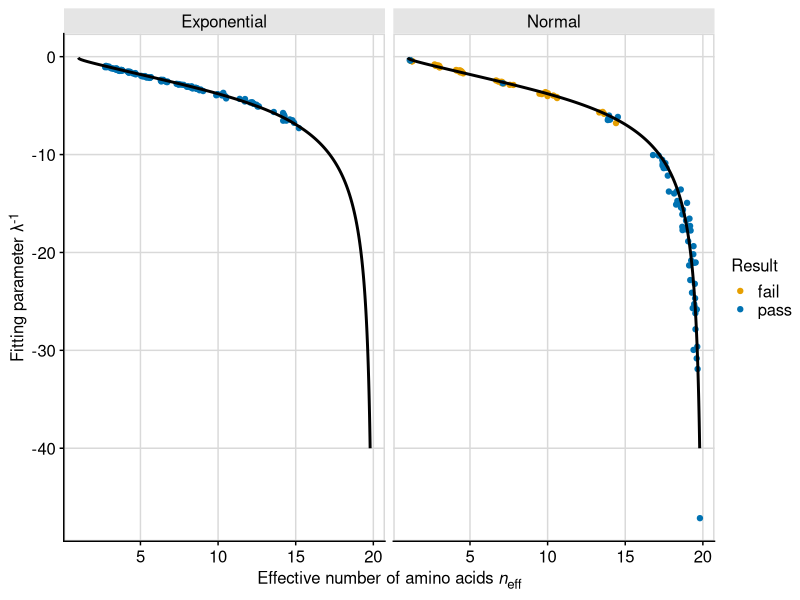

Recreate this plot in R.
## ---- chunk 1
knitr::opts_chunk$set(echo = TRUE)
## ---- chunk 2
library(tidyverse)
library(stringr)
library(cowplot)
library(broom)
library(ggtext)
theme_set(theme_cowplot())

## ---- chunk 3
###### exponential ######
# generate data into tidy_align df
# correct method: multinomial with expo prob function
# p(k)=ce^(-lambda*k)
# rmultinom(10, 500, exp(-1*(0:19)))
# range of lambda, range of eff n
# 10 sites with 500 aa counts
null_exp0 <- data.frame(t(rmultinom(10, 500, exp(-1*(0:19))))) 
null_exp1 <- data.frame(t(rmultinom(10, 500, exp(-0.83*(0:19)))))
null_exp2 <- data.frame(t(rmultinom(10, 500, exp(-0.75*(0:19)))))
null_exp3 <- data.frame(t(rmultinom(10, 500, exp(-0.63*(0:19)))))
null_exp4 <- data.frame(t(rmultinom(10, 500, exp(-0.5*(0:19)))))
null_exp5 <- data.frame(t(rmultinom(10, 500, exp(-0.42*(0:19)))))
null_exp6 <- data.frame(t(rmultinom(10, 500, exp(-0.35*(0:19)))))
null_exp7 <- data.frame(t(rmultinom(10, 500, exp(-0.3*(0:19)))))
null_exp8 <- data.frame(t(rmultinom(10, 500, exp(-0.25*(0:19)))))
null_exp9 <- data.frame(t(rmultinom(10, 500, exp(-0.2*(0:19)))))
null_exp10 <- data.frame(t(rmultinom(10, 500, exp(-0.15*(0:19)))))

full_join(null_exp0, null_exp1) %>% full_join(., null_exp2) %>% 
  full_join(., null_exp3) %>% full_join(., null_exp4) %>% 
  full_join(., null_exp5) %>% full_join(., null_exp6) %>%
  full_join(., null_exp7) %>% full_join(., null_exp8) %>% 
  full_join(., null_exp9) %>% full_join(., null_exp10) -> null_exp

rm(null_exp0, null_exp1, null_exp2, null_exp3, null_exp4, null_exp5,
   null_exp6, null_exp7, null_exp8, null_exp9, null_exp10)

# recreate all_count df (site, aa, count)
null_exp %>% 
  mutate(site = seq(1:nrow(null_exp))) %>% 
  pivot_longer(-site, names_to = "aa", values_to = "count") -> all_count_exp

###### normal dist ######
# correct method: multinomial with normal prob function
# p(k)=ce^(-(k-10)^2/(sigma^2))
# range of sigman, range of neff
# 10 sites with 500 aa counts
null_nrm0 <- data.frame(t(rmultinom(10, 500, exp(-1*((0:19)-10)^2/(0.5^2))))) 
null_nrm1 <- data.frame(t(rmultinom(10, 500, exp(-1*((0:19)-10)^2/(1^2)))))
null_nrm2 <- data.frame(t(rmultinom(10, 500, exp(-1*((0:19)-10)^2/(1.5^2)))))
null_nrm3 <- data.frame(t(rmultinom(10, 500, exp(-1*((0:19)-10)^2/(2.5^2)))))
null_nrm4 <- data.frame(t(rmultinom(10, 500, exp(-1*((0:19)-10)^2/(3.5^2)))))
null_nrm5 <- data.frame(t(rmultinom(10, 500, exp(-1*((0:19)-10)^2/(5^2)))))
null_nrm6 <- data.frame(t(rmultinom(10, 500, exp(-1*((0:19)-10)^2/(7^2)))))
null_nrm7 <- data.frame(t(rmultinom(10, 500, exp(-1*((0:19)-10)^2/(9^2)))))
null_nrm8 <- data.frame(t(rmultinom(10, 500, exp(-1*((0:19)-10)^2/(11.5^2)))))
null_nrm9 <- data.frame(t(rmultinom(10, 500, exp(-1*((0:19)-10)^2/(13.5^2)))))
null_nrm10 <- data.frame(t(rmultinom(10, 500, exp(-1*((0:19)-10)^2/(15^2)))))

full_join(null_nrm0, null_nrm1) %>% full_join(., null_nrm2) %>% 
  full_join(., null_nrm3) %>% full_join(., null_nrm4) %>% 
  full_join(., null_nrm5) %>% full_join(., null_nrm6) %>% 
  full_join(., null_nrm7) %>% full_join(., null_nrm8) %>% 
  full_join(., null_nrm9) %>% full_join(., null_nrm10) -> null_nrm

rm(null_nrm0, null_nrm1, null_nrm2, null_nrm3, null_nrm4, null_nrm5,
   null_nrm6, null_nrm7, null_nrm8, null_nrm9, null_nrm10)

null_nrm %>% 
  mutate(site = seq(1:nrow(null_nrm))) %>% 
  pivot_longer(-site, names_to = "aa", values_to = "count") -> all_count_nrm


## ---- chunk 4
# USING ONLY OBSERVED AA
# order aa by relative frequency
all_count_exp %>%
  arrange(all_count_exp$site, desc(count)) -> ordered_count_exp
all_count_nrm %>%
  arrange(all_count_nrm$site, desc(count)) -> ordered_count_nrm

# make the categorical variable (aa) numerical (k) by numbering aa's 1-20 in order of freq
ordered_count_exp %>%
  group_by(site) %>%
  mutate(k = as.numeric(0:19)) -> ordered_count_exp
ordered_count_nrm %>%
  group_by(site) %>%
  mutate(k = as.numeric(0:19)) -> ordered_count_nrm

# remove aa with zero values
ordered_count_exp %>%
  filter(count > 0) -> observed_aa_exp
ordered_count_nrm %>%
  filter(count > 0) -> observed_aa_nrm

# count relative to most frequent - rescale to 1 for highly conserved sites
observed_aa_exp %>%
  group_by(site) %>%
  mutate(rel_count = count/max(count)) -> observed_aa_exp
observed_aa_nrm %>%
  group_by(site) %>%
  mutate(rel_count = count/max(count)) -> observed_aa_nrm

# log-transformed data
observed_aa_exp %>%
  mutate(ln_count = log(rel_count)) -> observed_aa_exp 
observed_aa_nrm %>%
  mutate(ln_count = log(rel_count)) -> observed_aa_nrm 

# fit to a linear function, using map and BROOM 
# SET INTERCEPT TO 0
observed_aa_exp %>% 
  nest(data = c(aa, count, k, rel_count, ln_count)) %>%
  mutate(fit = map(data, ~ lm(ln_count ~ 0 + k, data = .)),
         #intercept = map_dbl(fit, ~ (.)$coefficients[1]),
         slope = map_dbl(fit, ~ (.)$coefficients[1])) %>% 
  select(-data, -fit) -> observed_fits_exp
observed_aa_nrm %>% 
  nest(data = c(aa, count, k, rel_count, ln_count)) %>%
  mutate(fit = map(data, ~ lm(ln_count ~ 0 + k, data = .)),
         #intercept = map_dbl(fit, ~ (.)$coefficients[1]),
         slope = map_dbl(fit, ~ (.)$coefficients[1])) %>% 
  select(-data, -fit) -> observed_fits_nrm

ordered_count_exp %>% 
  left_join(observed_fits_exp, by = "site") %>%
  mutate(est_dist = exp(k*slope)) -> ordered_count_exp
ordered_count_nrm %>% 
  left_join(observed_fits_nrm, by = "site") %>%
  mutate(est_dist = exp(k*slope)) -> ordered_count_nrm

# rescale to compare w raw count
ordered_count_exp %>%
  group_by(site) %>%
  mutate(est_rel = est_dist/sum(est_dist)) %>%
  mutate(est_count = sum(count)*est_rel) -> ordered_count_exp
ordered_count_nrm %>%
  group_by(site) %>%
  mutate(est_rel = est_dist/sum(est_dist)) %>%
  mutate(est_count = sum(count)*est_rel) -> ordered_count_nrm


## ---- chunk 5
# exponential
ordered_count_exp %>% 
  nest(data = c(aa, count, k, slope, est_dist, est_rel, est_count)) %>%
  mutate(chisq = map(data, ~ sum(((.$count - .$est_count)^2)/.$est_count)),
         p_value = map_dbl(chisq, ~ pchisq(., 18, lower.tail=FALSE))) %>% 
  select(-data) %>%
  mutate(p.adjusted = p.adjust(p_value, method= "fdr")) -> chisq_results_exp

chisq_results_exp %>%
  mutate(result = "pass") -> chisq_results_exp

chisq_results_exp$result[chisq_results_exp$p.adjusted < 0.05] <- "fail"

chisq_results_exp %>% filter(result == "fail") %>% nrow()/nrow(chisq_results_exp)

# normal
ordered_count_nrm %>% 
  nest(data = c(aa, count, k, slope, est_dist, est_rel, est_count)) %>%
  mutate(chisq = map(data, ~ sum(((.$count - .$est_count)^2)/.$est_count)),
         p_value = map_dbl(chisq, ~ pchisq(., 18, lower.tail=FALSE))) %>% 
  select(-data) %>%
  mutate(p.adjusted = p.adjust(p_value, method= "fdr")) -> chisq_results_nrm

chisq_results_nrm %>%
  mutate(result = "pass") -> chisq_results_nrm

chisq_results_nrm$result[chisq_results_nrm$p.adjusted < 0.05] <- "fail"

chisq_results_nrm %>% filter(result == "fail") %>% nrow()/nrow(chisq_results_nrm)


## ---- chunk 6
# eff aa for actual distribution
observed_aa_exp %>%
  group_by(site) %>%
  mutate(frequency = (count)/sum(count)) -> site_aa_freq_exp
observed_aa_nrm %>%
  group_by(site) %>%
  mutate(frequency = (count)/sum(count)) -> site_aa_freq_nrm

site_aa_freq_exp %>% 
  mutate(flnf = frequency*log(frequency)) %>%
  group_by(site) %>% 
  summarize(entropy = -sum(flnf),
            eff_aa = exp(entropy),
            n = length(unique(aa))) -> eff_aa_all_exp
site_aa_freq_nrm %>% 
  mutate(flnf = frequency*log(frequency)) %>%
  group_by(site) %>% 
  summarize(entropy = -sum(flnf),
            eff_aa = exp(entropy),
            n = length(unique(aa))) -> eff_aa_all_nrm

# eff aa for estimated distribution
ordered_count_exp %>% 
  group_by(site) %>%
  mutate(freq = (est_count)/sum(est_count)) -> site_aa_freq_2_exp
site_aa_freq_2_exp %>% 
  mutate(flnf = freq*log(freq)) %>%
  group_by(site) %>%
  summarize(entr = -sum(flnf),
            eff_aa_est = exp(entr)) -> eff_aa_all_est_exp
ordered_count_nrm %>% 
  group_by(site) %>%
  mutate(freq = (est_count)/sum(est_count)) -> site_aa_freq_2_nrm
site_aa_freq_2_nrm %>% 
  mutate(flnf = freq*log(freq)) %>%
  group_by(site) %>%
  summarize(entr = -sum(flnf),
            eff_aa_est = exp(entr)) -> eff_aa_all_est_nrm

left_join(eff_aa_all_exp, eff_aa_all_est_exp) -> compare_eff_aa_exp
left_join(eff_aa_all_nrm, eff_aa_all_est_nrm) -> compare_eff_aa_nrm

# ggplot(compare_eff_aa_nrm, aes(x=eff_aa, y=eff_aa_est)) + 
#   geom_point() +
#   geom_abline(slope = 1, intercept = 0) + 
#   #xlim(0,16) + 
#   #ylim(0,16) + 
#   labs(title = "Null model linear fit", x = "eff_aa actual", y = "eff_aa fit")

## ---- chunk 7
observed_fits_exp %>%
  left_join(eff_aa_all_exp) %>% 
  select(site, slope, eff_aa)-> gam_v_effaa_exp
observed_fits_nrm %>%
  left_join(eff_aa_all_nrm) %>% 
  select(site, slope, eff_aa)-> gam_v_effaa_nrm

gam_v_effaa_exp %>%
  left_join(chisq_results_exp) %>% 
  select(site, slope, eff_aa, result) -> gam_v_effaa_exp
gam_v_effaa_nrm %>%
  left_join(chisq_results_nrm) %>% 
  select(site, slope, eff_aa, result) -> gam_v_effaa_nrm

# theoretical prediction
neff <- function(lambda_inv) {
  lambda <- 1/lambda_inv
  pi <- lambda*exp(-lambda*(0:19))
  C <- sum(pi)
  pi <- pi/C
  exp(-sum(pi*log(pi)))
}
#neff2(1/3)

df_theory <- data.frame(lambda_inv = (0:-100)/10, ne = vapply((0:-100)/10, 
                                                              neff, numeric(1)))
df_theory2 <- data.frame(lambda_inv = (0:-400)/10, ne = vapply((0:-400)/10, 
                                                              neff, numeric(1)))

gam_v_effaa_exp %>% 
  mutate(null = "Exponential") -> gam_v_effaa_exp
gam_v_effaa_nrm %>% 
  mutate(null = "Normal") -> gam_v_effaa_nrm

full_join(gam_v_effaa_exp, gam_v_effaa_nrm, by = c("site", "slope", "eff_aa",
                                                   "result", "null")) -> gam_v_effaa

## ---- chunk 8

ggplot(gam_v_effaa, 
       aes(x = eff_aa, 
           y = 1/slope)) + 
  geom_point(aes(color = result)) +
  geom_line(data = df_theory2, 
            aes(ne, lambda_inv), 
            inherit.aes = FALSE, 
            size = 1) +
  facet_wrap(vars(null)) +
  labs(x = "Effective number of amino acids *n*<sub>eff</sub>", 
       y = "Fitting parameter &lambda;<sup>-1</sup>",
       color = "Result") +
  scale_color_manual(
    values = c("#E69F00", "#0072B2")
  ) +
  #scale_y_continuous(limits = c(-15, 2), expand = c(0, 0)) +
  theme_cowplot(12, rel_small = 1) +
  panel_border() +
  background_grid() +
  theme(legend.position = "right",
        axis.title.x = element_markdown(),
        axis.title.y = element_markdown(),
        strip.background = element_rect(fill = "gray90")) -> fig5

fig5

save_plot("figure5.png", fig5, ncol = 1, nrow = 1, base_height = 5,
          base_asp = 1.618, base_width = NULL)


